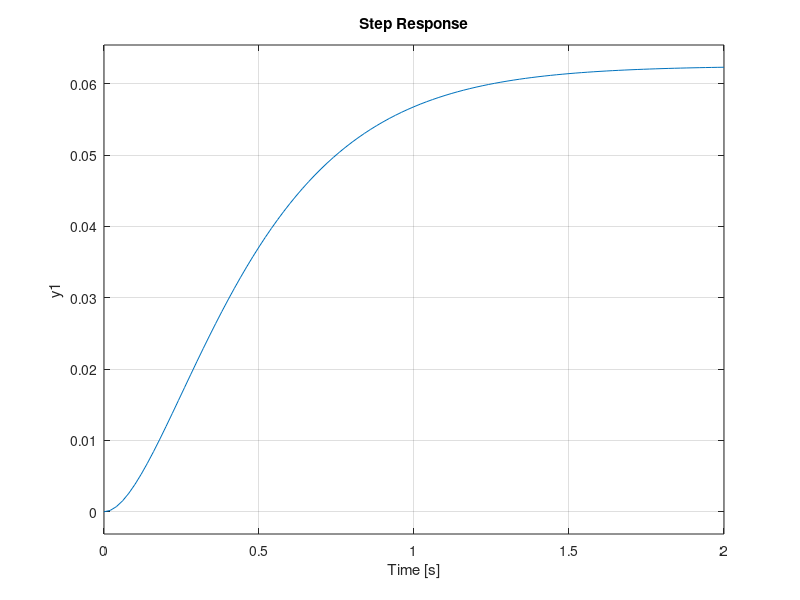

Reproduce this figure in MATLAB.
%{
Z
inestable = <0
oscilador = 0
sub = 0 - 1
critam = 1
sobre = >1

%}
%Funcion de transferencia
gp = tf([1] , [1 2 2])

%Polos
pzmap(gp)
grid on 

%Grafica de la salida cuando se alimenta un escalon de amplitud 4
step(4*gp)


gp = tf( [1], [1 8 16] )
step(gp)










